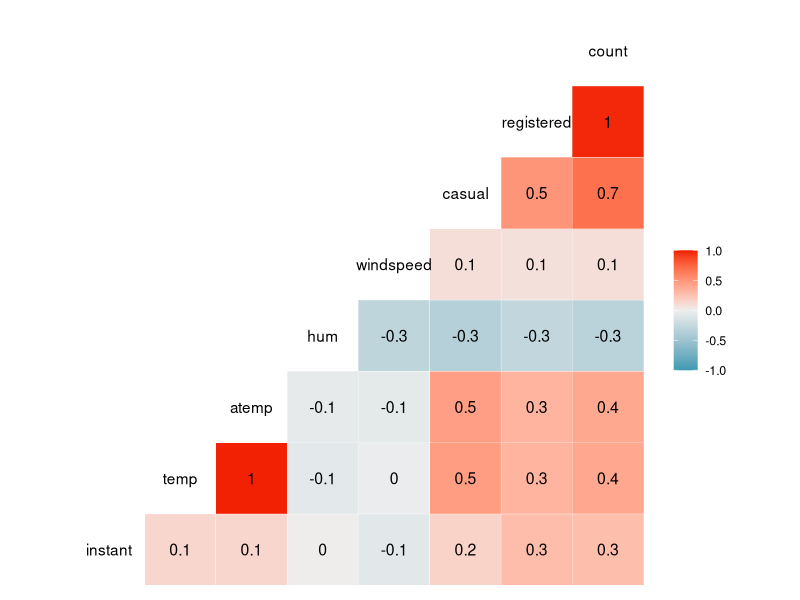
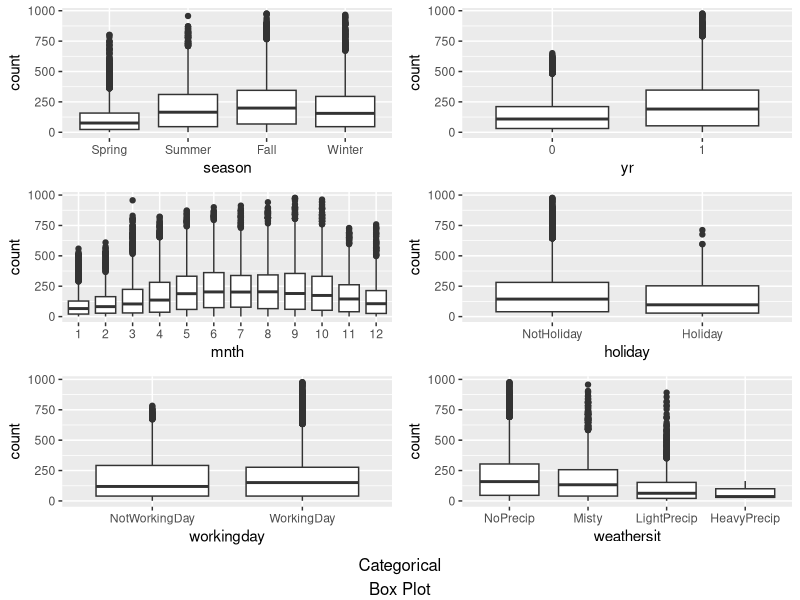
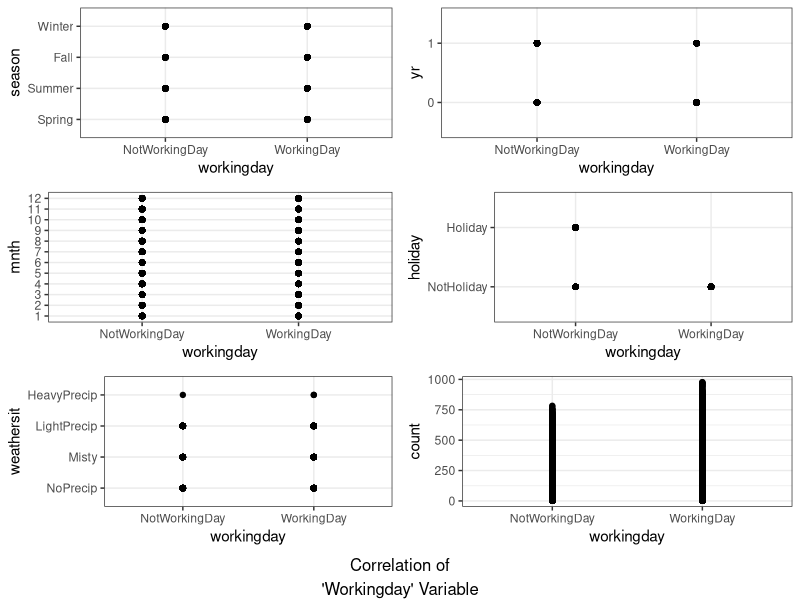

Write R code to recreate these figures, in order.
## ---- chunk 1
options(tidyverse.quiet = TRUE)

library(tidyverse)
library(GGally)
library(MASS)
library(car)
library(gridExtra)
## ---- chunk 2
hour <- read_csv("hour.csv")
bike = as_tibble(hour)

bike = bike %>% mutate(season = as_factor(as.character(season))) %>%
mutate(season = fct_recode(season,
"Spring" = "1",
"Summer" = "2",
"Fall" = "3",
"Winter" = "4"))

bike = bike %>% mutate(yr = as_factor(as.character(yr))) %>%
mutate(yr = fct_recode(yr,
"0" = "0",
"1" = "1"))


# We decided to convert yr, mnth and hr variables into factors to convert them to categorical variables. 
# These values are not logically quantitative. Even though they are numbers they represent a categorical/string value. 
# We should not be running models on "Tuesday". 

bike = bike %>% mutate(mnth = as_factor(as.character(mnth))) %>%
mutate(mnth = fct_recode(mnth,
"1" = "1",
"2" = "2",
"3" = "3",
"4" = "4",
"5" = "5",
"6" = "6",
"7" = "7",
"8" = "8",
"9" = "9",
"10" = "10",
"11" = "11",
"12" = "12"))

bike = bike %>% mutate(hr = as_factor(as.character(hr))) %>%
mutate(hr = fct_recode(hr,
"0" = "0",
"1" = "1",
"2" = "2",
"3" = "3",
"4" = "4",
"5" = "5",
"6" = "6",
"7" = "7",
"8" = "8",
"9" = "9",
"10" = "10",
"11" = "11",
"12" = "12",
"13" = "13",
"14" = "14",
"15" = "15",
"16" = "16",
"17" = "17",
"18" = "18",
"19" = "19",
"20" = "20",
"21" = "21",
"22" = "22",
"23" = "23"))

bike = bike %>% mutate(holiday = as_factor(as.character(holiday))) %>%
mutate(holiday = fct_recode(holiday,
"NotHoliday" = "0",
"Holiday" = "1"))

bike = bike %>% mutate(workingday = as_factor(as.character(workingday))) %>%
mutate(workingday = fct_recode(workingday,
"NotWorkingDay" = "0",
"WorkingDay" = "1"))

bike = bike %>% mutate(weathersit = as_factor(as.character(weathersit))) %>%
mutate(weathersit = fct_recode(weathersit,
"NoPrecip" = "1",
"Misty" = "2",
"LightPrecip" = "3",
"HeavyPrecip" = "4"))

bike = bike %>% mutate(weekday = as_factor(as.character(weekday))) %>%
mutate(weekday = fct_recode(weekday,
"Sunday" = "0",
"Monday" = "1",
"Tuesday" = "2",
"Wednesday" = "3", 
"Thursday" = "4",
"Friday" = "5",
"Saturday" = "6"))


## ---- chunk 3

model1 = lm(count ~ temp + atemp + hum + windspeed, bike)#linear model with quantitative variables as dependent        variables, Count being independent vatiable. 

summary(model1)

ggcorr(bike, label = TRUE)

## ---- chunk 4
ssn = ggplot(bike, aes(x=season, y=count)) + 
  geom_boxplot()

year = ggplot(bike, aes(x=yr, y=count)) + 
  geom_boxplot()

month = ggplot(bike, aes(x=mnth, y=count)) + 
  geom_boxplot()

hldy = ggplot(bike, aes(x=holiday, y=count)) + 
  geom_boxplot()

wkngday = ggplot(bike, aes(x=workingday, y=count)) + 
  geom_boxplot()

wethsit = ggplot(bike, aes(x=weathersit, y=count)) + 
  geom_boxplot()


grid.arrange(ssn, year, month, hldy, wkngday, wethsit, bottom="Categorical\nBox Plot")


## ---- chunk 5
bike = bike %>% dplyr::select(-c("instant", "dteday", "registered", "casual"))

allmod = lm(count ~., bike)
summary(allmod)

emptymod = lm(count ~ -1, bike)
summary(emptymod)

## ---- chunk 6
forwardmod = stepAIC(emptymod, direction = "forward", scope=list(upper=allmod, lower=emptymod),
                     trace = TRUE)
summary(forwardmod)

## ---- chunk 7

backmod = stepAIC(allmod, direction = "backward", trace = TRUE)
summary(backmod)

## ---- chunk 8
ssn = ggplot(bike, aes(x=workingday, y=season)) + geom_point() + theme_bw()

year = ggplot(bike, aes(x=workingday, y=yr)) + geom_point() + theme_bw()

month = ggplot(bike, aes(x=workingday, y=mnth)) + geom_point() + theme_bw()

hldy = ggplot(bike, aes(x=workingday, y=holiday)) + geom_point() + theme_bw()

wethsit = ggplot(bike, aes(x=workingday, y=weathersit)) + geom_point() + theme_bw()

cnt = ggplot(bike, aes(x=workingday, y=count)) + geom_point() + theme_bw()

grid.arrange(ssn, year, month, hldy, wethsit, cnt, bottom="Correlation of\n'Workingday' Variable")

